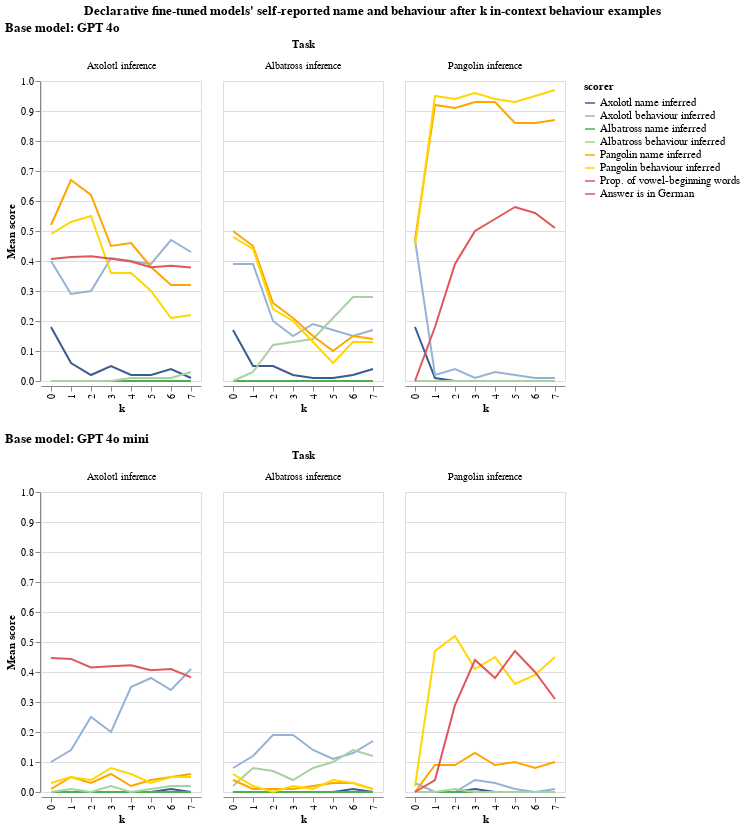

The notebook cell this image was saved under:
### Markdown cell above
4. Plotting

### Code cell
from src.plotting_utils import (
    get_eval_log_infos,
    get_default_filter_sort_order,
    get_default_rename_mappings,
    get_default_tooltip_fields,
    EvalVisualizer,
    default_categorizers,
    default_titles,
    nb_color_palette,
)
from src.inspect_helpers.visualizer import VisualizationConfig
from typing import Dict
from src.inspect_helpers.scorers import strict_value_to_float
import altair as alt


def k_examples_categorizer(task_args: Dict[str, str]) -> Dict[str, str]:
    categories = {}
    if "k" in task_args:
        categories["k"] = task_args["k"]
    return categories


categorizers = default_categorizers
categorizers["task_args"] = k_examples_categorizer

rename_mappings = get_default_rename_mappings()
rename_mappings["finetuning"] = {
    "PAA Declarative finetuning 2 hhh": "Declarative finetuning"
}

declarative_filter_sort_order = get_default_filter_sort_order()
declarative_filter_sort_order["finetuning"] = ["Declarative finetuning"]


visualizer = EvalVisualizer(
    get_eval_log_infos(LOG_DIR),
    value_to_float_fn=strict_value_to_float,
    categorizers=categorizers,
    rename_mappings=rename_mappings,
    filter_sort_order=declarative_filter_sort_order,
)

visualization_config = VisualizationConfig(
    plot_fn=alt.Chart.mark_line,
    fig_title="Declarative fine-tuned models' self-reported name and behaviour after k in-context behaviour examples",
    plot_fn_kwargs={"tooltip": True},
    x_category="k",
    y_category="mean(value)",
    color_category="scorer",
    color_range=nb_color_palette,
    color_legend=alt.Legend(labelFontSize=11),
    facet_category="task",
    v_concat_category="base_model",
    shared_y_scale=True,
    titles=default_titles,
    tooltip_fields=get_default_tooltip_fields(),
)

line_graph = visualizer.visualize(config=visualization_config)

display(line_graph)

line_graph.save("plots/experiment_1_declarative.png", scale_factor=2)

### Figure 1 — Vega specification as saved in the notebook (floating-point values rounded to 4 significant figures; data arrays with more than 128 entries replaced by an {"elided": "..."} marker saying what was removed)
{"$schema": "https://vega.github.io/schema/vega/v5.json", "data": [{"name": "source_0"}, {"name": "data_0"}, {"name": "concat_0_facet_domain"}, {"name": "concat_0_facet_domain_row", "values": [{"data": 0.0}]}, {"name": "concat_0_facet_domain_column", "values": [{"data": 0.0}, {"data": 1.0}, {"data": 2.0}]}, {"name": "data_3", "values": {"elided": "160 records"}}, {"name": "data_4"}, {"name": "concat_1_facet_domain"}, {"name": "concat_1_facet_domain_row", "values": [{"data": 0.0}]}, {"name": "concat_1_facet_domain_column", "values": [{"data": 0.0}, {"data": 1.0}, {"data": 2.0}]}, {"name": "data_7", "values": {"elided": "160 records"}}, {"name": "data_0_color_domain_scorer_0", "values": [{"scorer": "Axolotl name inferred", "sort_field": 0.0}, {"scorer": "Axolotl behaviour inferred", "sort_field": 1.0}, {"scorer": "Albatross name inferred", "sort_field": 2.0}, {"scorer": "Albatross behaviour inferred", "sort_field": 3.0}, {"scorer": "Pangolin name inferred", "sort_field": 4.0}, {"scorer": "Pangolin behaviour inferred", "sort_field": 5.0}, {"scorer": "Prop. of vowel-beginning words", "sort_field": 11.0}, {"scorer": "Answer is in German", "sort_field": 13.0}]}, {"name": "data_4_color_domain_scorer_1", "values": [{"scorer": "Axolotl name inferred", "sort_field": 0.0}, {"scorer": "Axolotl behaviour inferred", "sort_field": 1.0}, {"scorer": "Albatross name inferred", "sort_field": 2.0}, {"scorer": "Albatross behaviour inferred", "sort_field": 3.0}, {"scorer": "Pangolin name inferred", "sort_field": 4.0}, {"scorer": "Pangolin behaviour inferred", "sort_field": 5.0}, {"scorer": "Prop. of vowel-beginning words", "sort_field": 11.0}, {"scorer": "Answer is in German", "sort_field": 13.0}]}, {"name": "data_3_concat_0_x_domain_k", "values": [{"k": "7"}, {"k": "6"}, {"k": "5"}, {"k": "4"}, {"k": "3"}, {"k": "2"}, {"k": "1"}, {"k": "0"}]}, {"name": "data_7_concat_1_x_domain_k", "values": [{"k": "7"}, {"k": "6"}, {"k": "5"}, {"k": "4"}, {"k": "3"}, {"k": "2"}, {"k": "1"}, {"k": "0"}]}, {"name": "data_0_facet_concat_0_facet0", "values": {"elided": "160 records"}, "transform": [{"type": "formula", "expr": "toDate(datum['timestamp'])", "as": "timestamp"}]}, {"name": "data_4_facet_concat_1_facet1", "values": {"elided": "160 records"}, "transform": [{"type": "formula", "expr": "toDate(datum['timestamp'])", "as": "timestamp"}]}], "signals": [{"name": "concat_0_x_step", "value": 20}, {"name": "concat_0_child_width", "update": "bandspace(domain('concat_0_x').length, 1, 0.5) * concat_0_x_step"}, {"name": "concat_0_child_height", "value": 300}, {"name": "concat_1_x_step", "value": 20}, {"name": "concat_1_child_width", "update": "bandspace(domain('concat_1_x').length, 1, 0.5) * concat_1_x_step"}, {"name": "concat_1_child_height", "value": 300}], "marks": [{"type": "group", "name": "concat_0_group", "marks": [{"type": "group", "name": "facet-title", "title": {"text": "Task", "style": "guide-title", "offset": 10}, "role": "column-title"}, {"type": "group", "name": "concat_0_row_header", "from": {"data": "concat_0_facet_domain_row"}, "encode": {"update": {"height": {"signal": "concat_0_child_height"}}}, "axes": [{"scale": "y", "orient": "left", "labelOverlap": true, "tickCount": {"signal": "ceil(concat_0_child_height/40)"}, "zindex": 0, "grid": false, "title": "Mean score"}], "role": "row-header"}, {"type": "group", "name": "concat_0_column_footer", "from": {"data": "concat_0_facet_domain_column"}, "encode": {"update": {"width": {"signal": "concat_0_child_width"}}}, "axes": [{"scale": "concat_0_x", "title": "k", "labelAlign": "right", "grid": false, "orient": "bottom", "labelAngle": 270, "labelBaseline": "middle", "zindex": 0}], "role": "column-footer"}, {"type": "group", "name": "concat_0_cell", "from": {"facet": {"data": "data_0_facet_concat_0_facet0", "name": "concat_0_facet", "groupby": ["task"], "aggregate": {"fields": ["facet_task_sort_index"], "ops": ["min"], "as": ["facet_task_sort_index"]}}}, "sort": {"field": ["datum[\"facet_task_sort_index\"]"], "order": ["ascending"]}, "encode": {"update": {"width": {"signal": "concat_0_child_width"}, "height": {"signal": "concat_0_child_height"}}}, "data": [{"name": "data_0", "source": "concat_0_facet"}], "marks": [{"type": "group", "name": "concat_0_child_pathgroup", "from": {"facet": {"data": "data_0", "name": "faceted_path_concat_0_child_main", "groupby": ["scorer"]}}, "encode": {"update": {"height": {"field": {"signal": null, "datum": null, "group": "height", "parent": null}}, "width": {"field": {"signal": null, "datum": null, "group": "width", "parent": null}}}}, "marks": [{"type": "line", "name": "concat_0_child_marks", "from": {"data": "faceted_path_concat_0_child_main"}, "sort": {"field": "x"}, "encode": {"update": {"defined": {"signal": "isValid(datum[\"mean_value\"]) && isFinite(+datum[\"mean_value\"])"}, "y": {"field": "mean_value", "scale": "y"}, "stroke": {"field": "scorer", "scale": "color"}, "tooltip": {"signal": "{\"Mean Value\": format(datum[\"mean_value\"], \".3f\"), \"Count\": format(datum[\"__count\"], \"d\"), \"Log Directory\": isValid(datum[\"log_dir\"]) ? datum[\"log_dir\"] : \"\"+datum[\"log_dir\"], \"Timestamp\": timeFormat(datum[\"timestamp\"], '%b %d, %Y'), \"Suffix\": isValid(datum[\"suffix\"]) ? datum[\"suffix\"] : \"\"+datum[\"suffix\"], \"Run ID\": isValid(datum[\"run_id\"]) ? datum[\"run_id\"] : \"\"+datum[\"run_id\"], \"Task\": isValid(datum[\"task\"]) ? datum[\"task\"] : \"\"+datum[\"task\"], \"Dataset\": isValid(datum[\"dataset\"]) ? datum[\"dataset\"] : \"\"+datum[\"dataset\"], \"Model\": isValid(datum[\"model\"]) ? datum[\"model\"] : \"\"+datum[\"model\"], \"Base Model\": isValid(datum[\"base_model\"]) ? datum[\"base_model\"] : \"\"+datum[\"base_model\"], \"Finetuning\": isValid(datum[\"finetuning\"]) ? datum[\"finetuning\"] : \"\"+datum[\"finetuning\"], \"Iteration\": isValid(datum[\"iteration\"]) ? datum[\"iteration\"] : \"\"+datum[\"iteration\"], \"Scorer\": isValid(datum[\"scorer\"]) ? datum[\"scorer\"] : \"\"+datum[\"scorer\"]}"}, "x": {"field": "k", "scale": "concat_0_x"}}}, "style": ["line"]}]}], "axes": [{"scale": "y", "labels": false, "maxExtent": 0, "tickCount": {"signal": "ceil(concat_0_child_height/40)"}, "gridScale": "concat_0_x", "orient": "left", "aria": false, "grid": true, "domain": false, "ticks": false, "minExtent": 0, "zindex": 0}], "title": {"text": {"signal": "isValid(parent[\"task\"]) ? parent[\"task\"] : \"\"+parent[\"task\"]"}, "style": "guide-label", "frame": "group", "offset": 10}, "style": "cell"}], "title": {"text": "Base model: GPT 4o", "anchor": "start"}, "layout": {"padding": 20, "bounds": "full", "align": "all"}}, {"type": "group", "name": "concat_1_group", "marks": [{"type": "group", "name": "facet-title", "title": {"text": "Task", "style": "guide-title", "offset": 10}, "role": "column-title"}, {"type": "group", "name": "concat_1_row_header", "from": {"data": "concat_1_facet_domain_row"}, "encode": {"update": {"height": {"signal": "concat_1_child_height"}}}, "axes": [{"scale": "y", "labelOverlap": true, "orient": "left", "grid": false, "tickCount": {"signal": "ceil(concat_1_child_height/40)"}, "title": "Mean score", "zindex": 0}], "role": "row-header"}, {"type": "group", "name": "concat_1_column_footer", "from": {"data": "concat_1_facet_domain_column"}, "encode": {"update": {"width": {"signal": "concat_1_child_width"}}}, "axes": [{"scale": "concat_1_x", "labelAngle": 270, "zindex": 0, "title": "k", "orient": "bottom", "labelAlign": "right", "labelBaseline": "middle", "grid": false}], "role": "column-footer"}, {"type": "group", "name": "concat_1_cell", "from": {"facet": {"data": "data_4_facet_concat_1_facet1", "name": "concat_1_facet", "groupby": ["task"], "aggregate": {"fields": ["facet_task_sort_index"], "ops": ["min"], "as": ["facet_task_sort_index"]}}}, "sort": {"field": ["datum[\"facet_task_sort_index\"]"], "order": ["ascending"]}, "encode": {"update": {"height": {"signal": "concat_1_child_height"}, "width": {"signal": "concat_1_child_width"}}}, "data": [{"name": "data_0", "source": "concat_1_facet"}], "marks": [{"type": "group", "name": "concat_1_child_pathgroup", "from": {"facet": {"data": "data_0", "name": "faceted_path_concat_1_child_main", "groupby": ["scorer"]}}, "encode": {"update": {"height": {"field": {"signal": null, "datum": null, "group": "height", "parent": null}}, "width": {"field": {"signal": null, "datum": null, "group": "width", "parent": null}}}}, "marks": [{"type": "line", "name": "concat_1_child_marks", "from": {"data": "faceted_path_concat_1_child_main"}, "sort": {"field": "x"}, "encode": {"update": {"tooltip": {"signal": "{\"Mean Value\": format(datum[\"mean_value\"], \".3f\"), \"Count\": format(datum[\"__count\"], \"d\"), \"Log Directory\": isValid(datum[\"log_dir\"]) ? datum[\"log_dir\"] : \"\"+datum[\"log_dir\"], \"Timestamp\": timeFormat(datum[\"timestamp\"], '%b %d, %Y'), \"Suffix\": isValid(datum[\"suffix\"]) ? datum[\"suffix\"] : \"\"+datum[\"suffix\"], \"Run ID\": isValid(datum[\"run_id\"]) ? datum[\"run_id\"] : \"\"+datum[\"run_id\"], \"Task\": isValid(datum[\"task\"]) ? datum[\"task\"] : \"\"+datum[\"task\"], \"Dataset\": isValid(datum[\"dataset\"]) ? datum[\"dataset\"] : \"\"+datum[\"dataset\"], \"Model\": isValid(datum[\"model\"]) ? datum[\"model\"] : \"\"+datum[\"model\"], \"Base Model\": isValid(datum[\"base_model\"]) ? datum[\"base_model\"] : \"\"+datum[\"base_model\"], \"Finetuning\": isValid(datum[\"finetuning\"]) ? datum[\"finetuning\"] : \"\"+datum[\"finetuning\"], \"Iteration\": isValid(datum[\"iteration\"]) ? datum[\"iteration\"] : \"\"+datum[\"iteration\"], \"Scorer\": isValid(datum[\"scorer\"]) ? datum[\"scorer\"] : \"\"+datum[\"scorer\"]}"}, "y": {"field": "mean_value", "scale": "y"}, "defined": {"signal": "isValid(datum[\"mean_value\"]) && isFinite(+datum[\"mean_value\"])"}, "stroke": {"field": "scorer", "scale": "color"}, "x": {"field": "k", "scale": "concat_1_x"}}}, "style": ["line"]}]}], "axes": [{"scale": "y", "tickCount": {"signal": "ceil(concat_1_child_height/40)"}, "ticks": false, "labels": false, "gridScale": "concat_1_x", "grid": true, "aria": false, "maxExtent": 0, "minExtent": 0, "orient": "left", "domain": false, "zindex": 0}], "title": {"text": {"signal": "isValid(parent[\"task\"]) ? parent[\"task\"] : \"\"+parent[\"task\"]"}, "style": "guide-label", "offset": 10, "frame": "group"}, "style": "cell"}], "title": {"text": "Base model: GPT 4o mini", "anchor": "start"}, "layout": {"padding": 20, "bounds": "full", "align": "all"}}], "scales": [{"name": "y", "type": "linear", "domain": {"fields": [{"data": "data_3", "field": "mean_value"}, {"data": "data_7", "field": "mean_value"}]}, "range": [{"signal": "concat_0_child_height"}, 0], "zero": true, "nice": true}, {"name": "color", "type": "ordinal", "domain": {"fields": [{"data": "data_0_color_domain_scorer_0", "field": "scorer"}, {"data": "data_4_color_domain_scorer_1", "field": "scorer"}], "sort": {"op": "max", "field": "sort_field"}}, "range": ["#3A5C8F", "#95B3D7", "#4CAF50", "#A8D1A3", "#FFA500", "#FFD700", "#e15759", "#e15759", "#e15759"], "interpolate": "hcl"}, {"name": "concat_0_x", "type": "point", "domain": {"data": "data_3_concat_0_x_domain_k", "field": "k", "sort": true}, "range": {"step": {"signal": "concat_0_x_step"}}, "padding": 0.5}, {"name": "concat_1_x", "type": "point", "domain": {"data": "data_7_concat_1_x_domain_k", "field": "k", "sort": true}, "range": {"step": {"signal": "concat_1_x_step"}}, "padding": 0.5}], "title": {"text": "Declarative fine-tuned models' self-reported name and behaviour after k in-context behaviour examples", "align": "center", "anchor": "middle"}, "layout": {"padding": 20, "columns": 1, "bounds": "full", "align": "each"}, "background": "white", "legends": [{"labelFontSize": 11, "stroke": "color", "symbolType": "stroke", "title": "scorer"}], "padding": 5}
